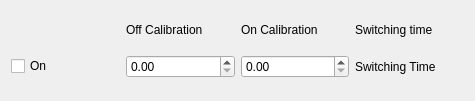
<?xml version="1.0" encoding="UTF-8"?>
<ui version="4.0">
 <class>SwitchWidget</class>
 <widget class="QWidget" name="SwitchWidget">
  <property name="geometry">
   <rect>
    <x>0</x>
    <y>0</y>
    <width>475</width>
    <height>101</height>
   </rect>
  </property>
  <property name="sizePolicy">
   <sizepolicy hsizetype="Preferred" vsizetype="Preferred">
    <horstretch>0</horstretch>
    <verstretch>0</verstretch>
   </sizepolicy>
  </property>
  <property name="minimumSize">
   <size>
    <width>400</width>
    <height>58</height>
   </size>
  </property>
  <property name="baseSize">
   <size>
    <width>400</width>
    <height>58</height>
   </size>
  </property>
  <property name="windowTitle">
   <string>Form</string>
  </property>
  <layout class="QGridLayout" name="gridLayout">
   <item row="1" column="4">
    <widget class="QLabel" name="switchTimeLabel">
     <property name="text">
      <string>Switching Time</string>
     </property>
    </widget>
   </item>
   <item row="0" column="4">
    <widget class="QLabel" name="switchTImeLabelLabel">
     <property name="text">
      <string>Switching time</string>
     </property>
    </widget>
   </item>
   <item row="1" column="0">
    <widget class="QCheckBox" name="SwitchButton">
     <property name="text">
      <string>On</string>
     </property>
     <property name="checkable">
      <bool>true</bool>
     </property>
     <property name="checked">
      <bool>false</bool>
     </property>
    </widget>
   </item>
   <item row="1" column="3">
    <widget class="QDoubleSpinBox" name="calOnVal">
     <property name="maximum">
      <double>1000000.000000000000000</double>
     </property>
    </widget>
   </item>
   <item row="1" column="2">
    <widget class="QDoubleSpinBox" name="calOffVal">
     <property name="maximum">
      <double>1000000.000000000000000</double>
     </property>
    </widget>
   </item>
   <item row="0" column="3">
    <widget class="QLabel" name="calOnLabel">
     <property name="sizePolicy">
      <sizepolicy hsizetype="Preferred" vsizetype="Fixed">
       <horstretch>0</horstretch>
       <verstretch>0</verstretch>
      </sizepolicy>
     </property>
     <property name="text">
      <string>On Calibration</string>
     </property>
    </widget>
   </item>
   <item row="0" column="2">
    <widget class="QLabel" name="calOffLabel">
     <property name="sizePolicy">
      <sizepolicy hsizetype="Preferred" vsizetype="Fixed">
       <horstretch>0</horstretch>
       <verstretch>0</verstretch>
      </sizepolicy>
     </property>
     <property name="text">
      <string>Off Calibration</string>
     </property>
    </widget>
   </item>
  </layout>
 </widget>
 <resources/>
 <connections/>
</ui>
